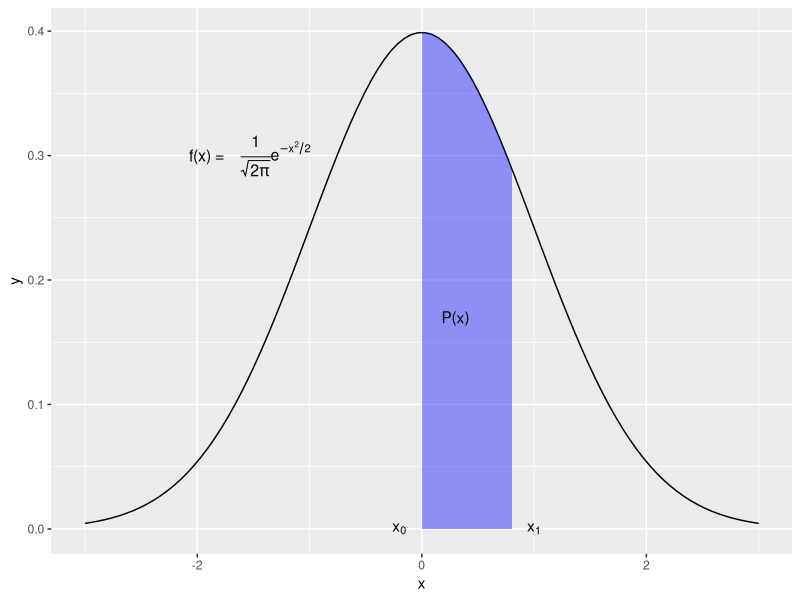
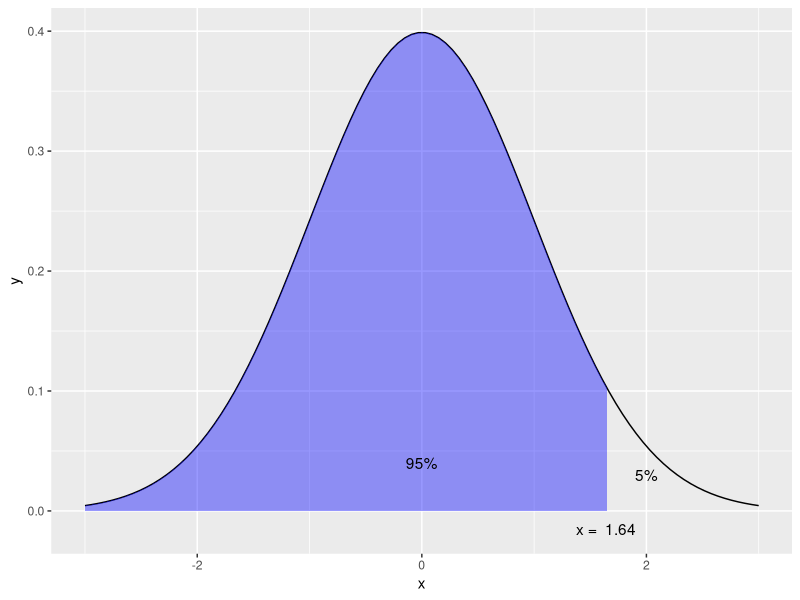

The R script that drew these images, in order:
## ---- chunk 1
library(ggplot2)

## ---- chunk 2
#' Draw Normal Distribution Density with an area shaded in.
#'
#' @param lb Lower bound of the shaded area. Use \code{-Inf} for a left tail.
#' @param ub Upper bound of the shaded area. Use \code{Inf} for a right tail.
#' @param mean Mean of the normal distribution
#' @param sd Standard deviation of the normal distribution
#' @param limits Lower and upper bounds on the x-axis of the area displayed.
#' @return ggplot object.
#' @examples
#' # Standard normal with upper 2.5% tail shaded
#' normal_prob_area_plot(2, Inf)
#' # Standard normal with lower 2.5% tail shaded
#' normal_prob_area_plot(-Inf, 2)
#' # standard normal with middle 68% shaded.
#' normal_prob_area_plot(-1, 1)
plot_norm <- function(lb, 
                      ub, 
                      mean = 0, 
                      sd = 1, 
                      limits = c(mean - 3 * sd, mean + 3 * sd), 
                      col = "blue",
                      alpha = .4) {
    x <- seq(limits[1], limits[2], length.out = 100)
    xmin <- max(lb, limits[1])
    xmax <- min(ub, limits[2])
    areax <- seq(xmin, xmax, length.out = 100)
    area <- data.frame(x = areax, ymin = 0, ymax = dnorm(areax, mean = mean, sd = sd))
    g <- ggplot()
    g <- g + geom_line(data.frame(x = x, 
                                  y = dnorm(x, mean = mean, sd = sd)),
                       mapping = aes(x = x, y = y))
    g <- g + geom_ribbon(data = area, 
                         mapping = aes(x = x, ymin = ymin, ymax = ymax), 
                         fill = col, 
                         alpha = alpha)
    g <- g + scale_x_continuous(limits = limits)
g
}
## ---- chunk 3
g <- plot_norm(lb = 0, ub = 0.8)
g <- g + annotate("text", x = -1.3, y = 0.3, parse = TRUE, label =" frac( 1, sqrt( 2 * pi)) * e ^ {-x ^ 2 / 2}", size = 4)
g <- g + annotate("text", x = -1.9, y = 0.3, parse = FALSE, label ="f(x) = ", size = 4)
g <- g + annotate("text", x = -0.2, y = 0, label="x[0]", parse=TRUE)
g <- g + annotate("text", x = 1, y = 0, label="x[1]", parse=TRUE)
g <- g + annotate("text", x = 0.3, y = 0.17, label = "P(x)")
g
## ---- chunk 4
qnorm(.95)
## ---- chunk 5
g <- plot_norm(lb = -Inf, ub = qnorm(.95))
g <- g + annotate("text", x = round(qnorm(.95), 2), y = -0.015, label= paste("x = ",round(qnorm(.95), 2)))
g <- g + annotate("text", x = 0, y = 0.04, label = "95%")
g <- g + annotate("text", x = 2, y = 0.03, label = "5%")
g
